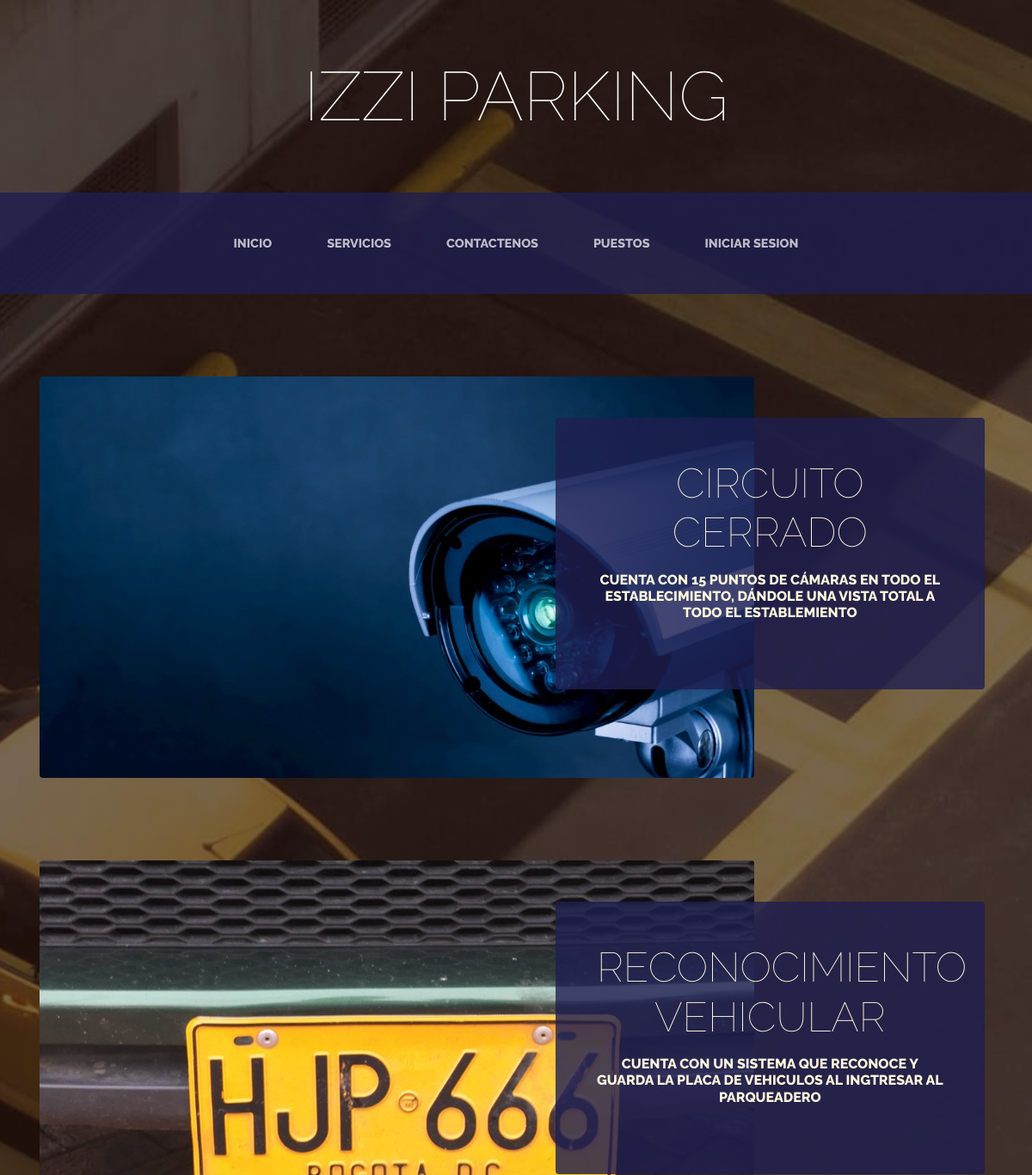
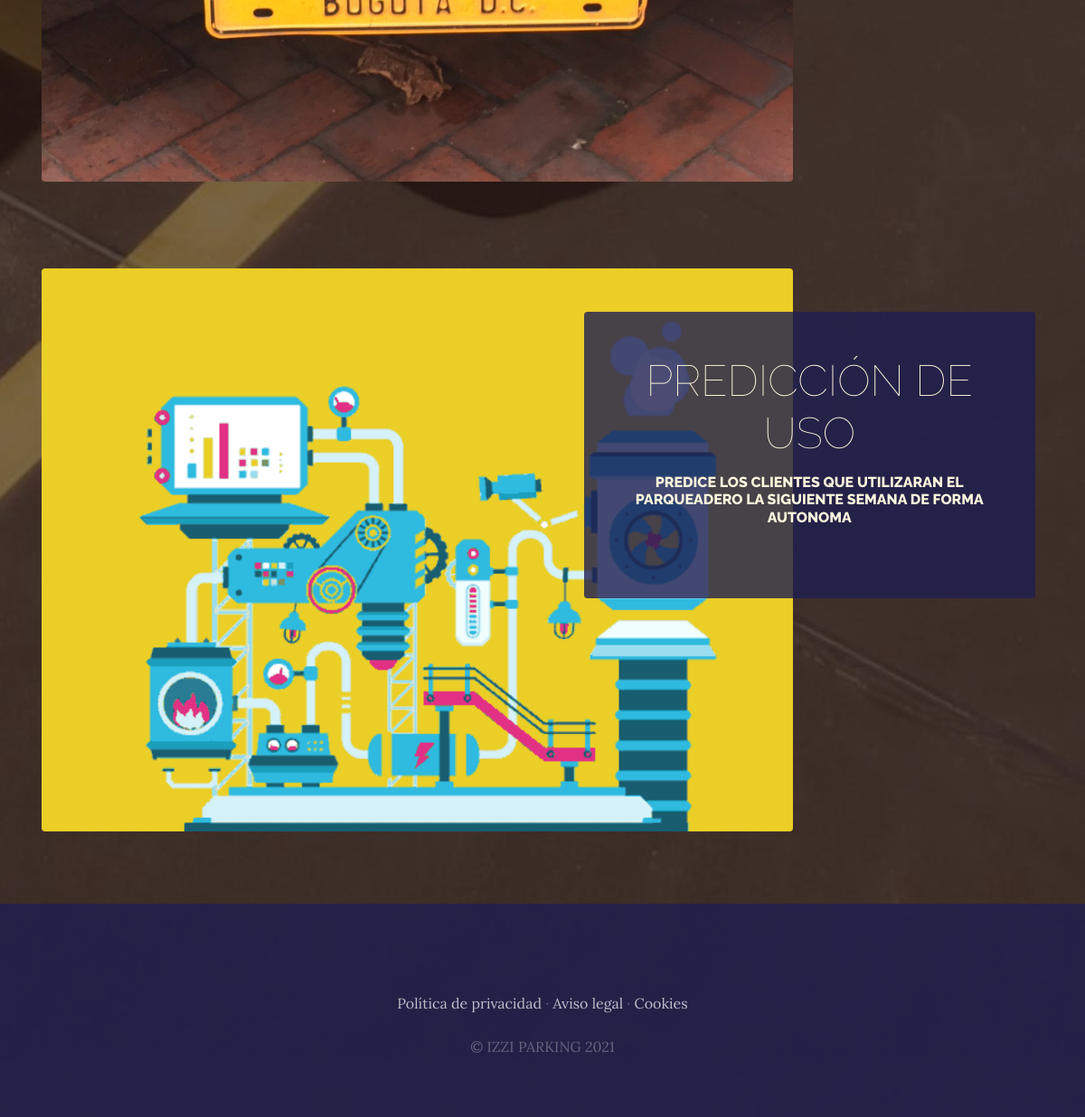
The app's page /servicios/ with its own data (2 pictures, top to bottom).
### servicios/models.py (models this page shows, shortened)
class Servicio(models.Model):
    titulo=models.CharField(max_length=50)
    contenido=models.CharField(max_length=500)
    imagen=models.ImageField(upload_to='servicios')
    created=models.DateTimeField(auto_now_add=True)
    updated=models.DateTimeField(auto_now_add=True)
    class Meta:
        verbose_name='servicio'
        verbose_name_plural='servicios'

### servicios/views.py (the view)
# urls.py: path('servicios/', include('servicios.urls')),
def servicios(request):
    servicios=Servicio.objects.all()
    return render(request, "servicios/servicios.html", {"servicios": servicios})

### servicios/templates/servicios/servicios.html (shortened to what this page needs)
{% extends "ProyectoWeb/base.html" %}
{% load static %}
{% block content %}
    {% for servicio in servicios %}
    <section class="page-section clearfix">
        <div class="container">
          <div class="intro">
            <img class="intro-img img-fluid mb-3 mb-lg-0 rounded" src="{{servicio.imagen.url}}" alt="">
            <div class="intro-text left-0 text-center bg-faded p-5 rounded">
              <h2 class="section-heading mb-4" >
                <span class="section-heading-lower">{{servicio.titulo}}</span>
                <span class="section-heading-upper">{{servicio.contenido}}</span>
              </h2>
            </div>
          </div>
        </div>
      </section>
    {% endfor %}
{% endblock %}

### ProyectoWeb/templates/ProyectoWeb/base.html (shortened to what this page needs)
<html>
<head>
    {% load static %}
    <link href="{% static 'ProyectoWeb/vendor/bootstrap/css/bootstrap.min.css' %}" rel="stylesheet">
    <link href="{% static 'ProyectoWeb/css/gestio copy 11.css' %}" rel="stylesheet">
</head>
<body>
    <h1 class="site-heading text-center text-white d-none d-lg-block">
        <span class="site-heading-lower" >IZZI PARKING</span>
      </h1>
 <nav class="navbar navbar-expand-lg navbar-dark py-lg-4" id="mainNav">
    <div class="container">
      <div class="collapse navbar-collapse" id="navbarResponsive">
        <ul class="navbar-nav mx-auto">
          <li class="nav-item {% if request.path == '/' %}active{% endif %} px-lg-4">
            <a class="nav-link text-uppercase text-expanded" href="{% url 'Home'%}">Inicio</a>
          </li>
          <li class="nav-item {% if request.path == '/servicios' %}active{% endif %} px-lg-4">
            <a class="nav-link text-uppercase text-expanded" href="{% url 'Servicios'%}">Servicios</a>
          </li>
          <li class="nav-item {% if request.path == '/contacto' %}active{% endif %} px-lg-4">
            <a class="nav-link text-uppercase text-expanded" href="{% url 'Contacto'%}">Contactenos</a>
          </li>
          <li class="nav-item {% if request.path == '/puestos' %}active{% endif %} px-lg-4">
            <a class="nav-link text-uppercase text-expanded" href="{% url 'puestos'%}">Puestos</a>
          </li>
          <li class="nav-item {% if request.path == '/registro' %}active{% endif %} px-lg-4">
            <a class="nav-link text-uppercase text-expanded" href="{% url 'registrar'%}">INICIAR SESION
            </a>
          </li>
        </ul>
      </div>
    </div>
  </nav>
  {% block content %}
  {% endblock %}
    <footer class="footer text-faded text-center py-5">
      <div class="container">
        <p class="m-0 mbt">
        	<a href="sample.html" class="link">Política de privacidad</a> ·
        	<a href="sample.html" class="link">Aviso legal</a> ·
        	<a href="sample.html" class="link">Cookies</a>
		</p>
        <p class="m-0 mbt1">&copy; IZZI PARKING 2021</p>
      </div>
	</footer>
</body>
</html>

### ProyectoWeb/static/ProyectoWeb/css/gestio copy 11.css (style rules this page uses)
body { font-family: 'Lora'; background: linear-gradient(rgba(47, 23, 15, 0.65), rgba(47, 23, 15, 0.65)), url("../img/parkeo.jpeg"); background-attachment: fixed; background-position: center; background-size: cover; }
h1, h2, h3, h4, h5, h6 { font-family: 'Raleway'; }
p { line-height: 1.75; }
.text-faded { color: rgba(255, 255, 255, 0.3); }
.site-heading { margin-top: 5rem; margin-bottom: 5rem; text-transform: uppercase; line-height: 1; font-family: 'Raleway'; }
.site-heading .site-heading-lower { font-size: 5rem; font-weight: 100; line-height: 4rem; }
.page-section { margin-top: 5rem; margin-bottom: 5rem; }
.section-heading { text-transform: uppercase; }
.section-heading .section-heading-upper { display: block; font-size: 1rem; font-weight: 800; padding-bottom:.5rem; }
.section-heading .section-heading-lower { display: block; font-size: 3rem; font-weight: 100; }
.bg-faded { background-color: rgba(255, 255, 255, 0.85); }
#mainNav { background-color: rgb(31, 31, 80, 0.8); font-family: 'Raleway'; }
#mainNav .navbar-nav .nav-item .nav-link { color: rgba(255, 255, 255, 0.7); font-weight: 800; }
@media (min-width: 992px) { #mainNav .navbar-nav .nav-item .nav-link { font-size: 0.9rem; } }
.intro { position: relative; }
@media (min-width: 992px) { .intro .intro-img { width: 75%; float: left; } }
@media (min-width: 992px) { .intro .intro-text { left: 600; width: 60%; margin-top: 3rem; background-color: rgb(31, 31, 80, 0.8); color: cornsilk; position: absolute; } }
@media (min-width: 1200px) { .intro .intro-text { width: 45%; } }
.footer { background-color: rgba(31, 31, 80, 0.8); }
.mbt { padding-top: 2rem; }
.mbt1 { padding-top: 1.25rem; }
a.link { color: rgba(255, 255, 255, 0.7); }
* { box-sizing: border-box }
.container { padding: 16px; }
a { color: dodgerblue; }

### records on screen
Servicio: imagen (picture), titulo "CIRCUITO CERRADO", contenido "CUENTA CON 15 PUNTOS DE CÁMARAS EN TODO EL ESTABLECIMIENTO, DÁNDOLE UNA VISTA TOTAL A TODO EL ESTABLEMIENTO"
Servicio: imagen (picture), titulo "RECONOCIMIENTO VEHICULAR", contenido "CUENTA CON UN SISTEMA QUE RECONOCE Y GUARDA LA PLACA DE VEHICULOS AL INGTRESAR AL PARQUEADERO"
Servicio: imagen (picture), titulo "PREDICCIÓN DE USO", contenido "PREDICE LOS CLIENTES QUE UTILIZARAN EL PARQUEADERO LA SIGUIENTE SEMANA DE FORMA AUTONOMA"
